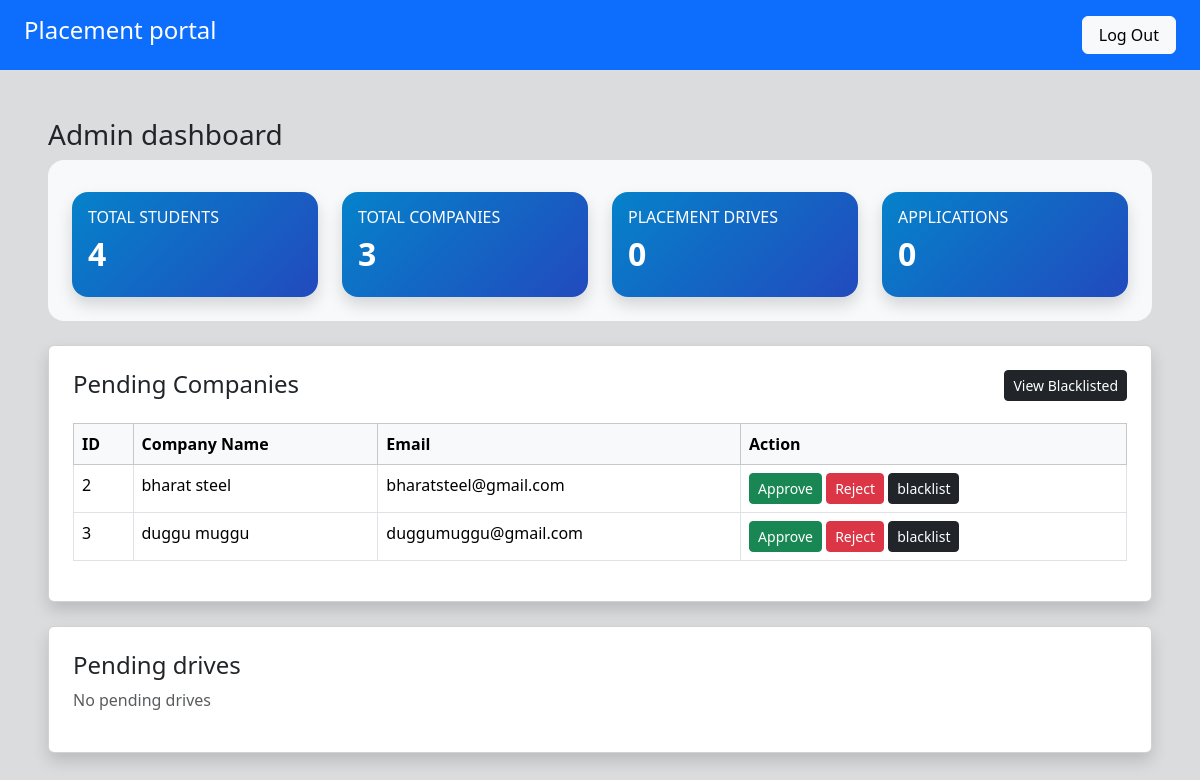
The app's page /admin/dashboard (signed in), older data.
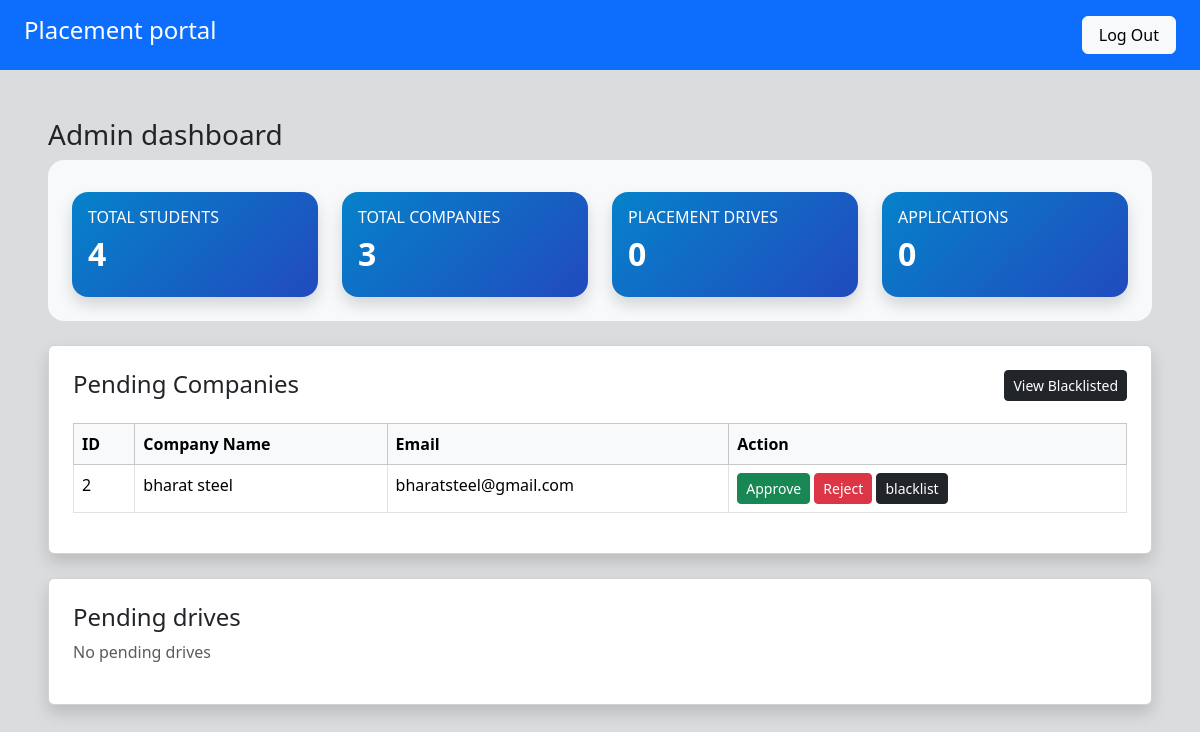
The same page, newer data.
### app/models.py (models this page shows, shortened)
class Company(db.Model):
     __tablename__ = "companies"
     id = db.Column(db.Integer, primary_key=True)
     user_id = db.Column(db.Integer, db.ForeignKey("users.id"), nullable=False)
     company_name = db.Column(db.String(150), nullable=False)
     hr_name = db.Column(db.String(100))
     website = db.Column(db.String(150))
     approval_status = db.Column(db.String(20), default="pending")
     is_blacklisted = db.Column(db.Boolean, default=False)
     user = db.relationship("User", backref=db.backref("company", uselist=False),uselist=False)

class User(UserMixin, db.Model):
     __tablename__ = "users"
     id = db.Column(db.Integer, primary_key=True)
     email = db.Column(db.String(120) , unique=True, nullable=False)
     password = db.Column(db.String(120) , nullable=False)
     role = db.Column(db.String(20), nullable=False)
     is_active = db.Column(db.Boolean, default=True)
     created_at = db.Column(db.DateTime, default=datetime.utcnow)

### app/admin/routes.py (the view)
@admin.route('/admin/dashboard')
@login_required
def a_admin():
     if current_user.role != "admin":
          abort(403)
     total_student = Student.query.count()
     total_companies = Company.query.count()
     total_drives = PlacementDrive.query.count()
     total_applications = Application.query.count()
     view = request.args.get("view")
     blacklist_companies = Company.query.filter_by(approval_status='blacklisted').all()
     pending_companies = Company.query.filter_by(approval_status='pending').all()
     reject_companies = Company.query.filter_by(approval_status='rejected').all()
     all_blocked_companies = blacklist_companies + reject_companies
     drive_view = request.args.get("drive_view")
     pending_drives = PlacementDrive.query.filter_by(status='pending').all()
     reject_drives = PlacementDrive.query.filter_by(status='rejected').all()
     return render_template('admin/a_dashboard.html',drive_view=drive_view, pending_drives=pending_drives, reject_drives=reject_drives, view=view, reject_companies=reject_companies, all_blocked_companies=all_blocked_companies, total_student=total_student, total_companies=total_companies,total_drives=total_drives,total_applications=total_applications,pending_companies=pending_companies, blacklist_companies=blacklist_companies)

### app/__init__.py (called while the page is built)
@login_manager.user_loader
def load_user(user_id):
    from app.models import User
    return User.query.get(int(user_id))

### app/templates/admin/a_dashboard.html (shortened to what this page needs)
{% extends 'base.html' %}
{% block content %}
     <div class="p-5 bg-secondary bg-opacity-25 vh-100">
          <div>
               <h3 class="fs-3">Admin dashboard</h3>
          </div>
          <div class="bg-light p-4 rounded-4 " >
              <div class="row g-4 pt-2">
               <div class="col-md-3">
               <div class="card text-white shadow rounded-4 border-0" style="background: linear-gradient(135deg,#0582ca,#224abe);">
                    <div class="card-body">
                        <h6 class="text-uppercase">Total Students</h6>
                        <h2 class="fw-bold">{{total_student}}</h2>
                    </div>
               </div>
               </div>
               <div class="col-md-3">
               <div class="card text-white shadow rounded-4 border-0" style="background: linear-gradient(135deg,#0582ca,#224abe);">
                    <div class="card-body">
                        <h6 class="text-uppercase">Total Companies</h6>
                        <h2 class="fw-bold">{{total_companies}}</h2>
                    </div>
               </div>
               </div>
               <div class="col-md-3">
               <div class="card text-white shadow rounded-4 border-0" style="background: linear-gradient(135deg,#0582ca,#224abe);">
                    <div class="card-body">
                        <h6 class="text-uppercase">Placement Drives</h6>
                        <h2 class="fw-bold">{{total_drives}}</h2>
                    </div>
               </div>
               </div>
               <div class="col-md-3">
               <div class="card text-white shadow rounded-4 border-0" style="background: linear-gradient(135deg,#0582ca,#224abe);">
                    <div class="card-body">
                        <h6 class="text-uppercase">Applications</h6>
                        <h2 class="fw-bold">{{total_applications}}</h2>
                    </div>
               </div>
               </div>
               </div>
               </div>
               <div class="card shadow p-4 mt-4">
               <div class="d-flex justify-content-between"><h4>Pending Companies</h4>
                    <span>{% if view == "blacklist" %}
                              <a class="btn btn-primary btn-sm" href="{{ url_for('admin.a_admin') }}">
                                   View Pending
                              </a>
                         {% else %}
                              <a class="btn btn-dark btn-sm" href="{{ url_for('admin.a_admin', view='blacklist') }}">
                                   View Blacklisted
                              </a>
                    {% endif %}</span>
               </div>
               {% if view == "blacklist" %}
                    {% include 'admin/blacklist_edit.html'   %}
               {% else %}
                    {% include 'admin/pending_c.html'  %}
               {% endif %}
               </div>
               <div class="card shadow p-4 mt-4">
               <div class="d-flex justify-content-between"><h4>Pending drives</h4>
               </div>
               {% include 'admin/drives.html'   %}
               </div>
          </div>
{% endblock %}

### app/templates/admin/pending_c.html
    {% if pending_companies %}
    <table class="table table-bordered mt-3">
        <thead class="table-light">
            <tr>
                <th>ID</th>
                <th>Company Name</th>
                <th>Email</th>
                <th>Action</th>
            </tr>
        </thead>
        <tbody>
            {% for company in pending_companies %}
            <tr>
                <td>{{ company.id }}</td>
                <td>{{ company.company_name }}</td>
                <td>{{ company.user.email }}</td>
                <td>
                    <a href="/admin/approve/{{ company.id }}"
                       class="btn btn-success btn-sm">Approve</a>
                    <a href="/admin/reject/{{ company.id }}"
                       class="btn btn-danger btn-sm">Reject</a>
                    <a href="/admin/blacklist/{{ company.id }}"
                       class="btn btn-dark btn-sm">blacklist</a>
                </td>
            </tr>
            {% endfor %}
        </tbody>
    </table>
    {% else %}
        <p class="text-muted">No pending companies</p>
    {% endif %}

Row changes from the older to the newer data that the page shows:
no longer on this page (row edited): Company: id "3", company_name "duggu muggu", user.email "duggumuggu@gmail.com"
